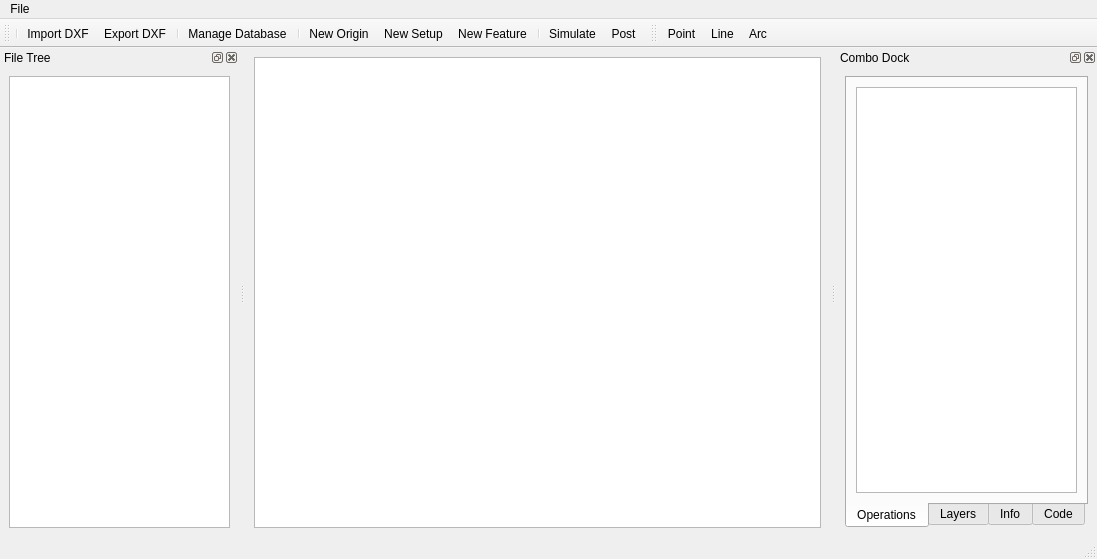
<?xml version="1.0" encoding="UTF-8"?>
<ui version="4.0">
 <class>MainWindow</class>
 <widget class="QMainWindow" name="MainWindow">
  <property name="geometry">
   <rect>
    <x>0</x>
    <y>0</y>
    <width>1097</width>
    <height>559</height>
   </rect>
  </property>
  <property name="windowTitle">
   <string>CAMOnion</string>
  </property>
  <widget class="QWidget" name="centralwidget">
   <layout class="QGridLayout" name="gridLayout_2">
    <item row="0" column="0">
     <widget class="CADGraphicsViewWithOverlay" name="graphicsView">
      <property name="sizePolicy">
       <sizepolicy hsizetype="MinimumExpanding" vsizetype="Expanding">
        <horstretch>0</horstretch>
        <verstretch>0</verstretch>
       </sizepolicy>
      </property>
      <property name="minimumSize">
       <size>
        <width>567</width>
        <height>0</height>
       </size>
      </property>
      <property name="maximumSize">
       <size>
        <width>16777215</width>
        <height>16777215</height>
       </size>
      </property>
     </widget>
    </item>
   </layout>
  </widget>
  <widget class="QMenuBar" name="menubar">
   <property name="geometry">
    <rect>
     <x>0</x>
     <y>0</y>
     <width>1097</width>
     <height>21</height>
    </rect>
   </property>
   <widget class="QMenu" name="menuFile">
    <property name="title">
     <string>File</string>
    </property>
    <addaction name="actionNew"/>
    <addaction name="actionOpen"/>
    <addaction name="actionSave"/>
    <addaction name="actionSave_as"/>
    <addaction name="separator"/>
   </widget>
   <addaction name="menuFile"/>
  </widget>
  <widget class="QDockWidget" name="dockWidget">
   <property name="sizePolicy">
    <sizepolicy hsizetype="Expanding" vsizetype="Expanding">
     <horstretch>0</horstretch>
     <verstretch>0</verstretch>
    </sizepolicy>
   </property>
   <property name="maximumSize">
    <size>
     <width>524287</width>
     <height>524287</height>
    </size>
   </property>
   <property name="baseSize">
    <size>
     <width>0</width>
     <height>0</height>
    </size>
   </property>
   <property name="windowTitle">
    <string>File Tree</string>
   </property>
   <attribute name="dockWidgetArea">
    <number>1</number>
   </attribute>
   <widget class="QWidget" name="dockWidgetContents">
    <layout class="QVBoxLayout" name="verticalLayout">
     <item>
      <widget class="QTreeView" name="treeView"/>
     </item>
    </layout>
   </widget>
  </widget>
  <widget class="QDockWidget" name="dockWidget_2">
   <property name="minimumSize">
    <size>
     <width>218</width>
     <height>205</height>
    </size>
   </property>
   <property name="maximumSize">
    <size>
     <width>524287</width>
     <height>524287</height>
    </size>
   </property>
   <property name="baseSize">
    <size>
     <width>0</width>
     <height>0</height>
    </size>
   </property>
   <property name="windowTitle">
    <string>Combo Dock</string>
   </property>
   <attribute name="dockWidgetArea">
    <number>2</number>
   </attribute>
   <widget class="QWidget" name="dockWidgetContents_2">
    <layout class="QVBoxLayout" name="verticalLayout_2">
     <item>
      <widget class="QTabWidget" name="tabWidget">
       <property name="tabPosition">
        <enum>QTabWidget::South</enum>
       </property>
       <property name="tabShape">
        <enum>QTabWidget::Rounded</enum>
       </property>
       <property name="currentIndex">
        <number>0</number>
       </property>
       <widget class="QWidget" name="tab">
        <attribute name="title">
         <string>Operations</string>
        </attribute>
        <layout class="QVBoxLayout" name="verticalLayout_3">
         <item>
          <widget class="QTableWidget" name="tableWidget">
           <property name="maximumSize">
            <size>
             <width>16777215</width>
             <height>16777215</height>
            </size>
           </property>
          </widget>
         </item>
        </layout>
       </widget>
       <widget class="QWidget" name="tab_4">
        <attribute name="title">
         <string>Layers</string>
        </attribute>
        <layout class="QVBoxLayout" name="verticalLayout_6">
         <item>
          <widget class="QListWidget" name="layers"/>
         </item>
        </layout>
       </widget>
       <widget class="QWidget" name="tab_2">
        <attribute name="title">
         <string>Info</string>
        </attribute>
        <layout class="QVBoxLayout" name="verticalLayout_4">
         <item>
          <widget class="QTextEdit" name="info"/>
         </item>
        </layout>
       </widget>
       <widget class="QWidget" name="tab_3">
        <attribute name="title">
         <string>Code</string>
        </attribute>
        <layout class="QVBoxLayout" name="verticalLayout_5">
         <item>
          <widget class="QTextEdit" name="textEdit"/>
         </item>
         <item>
          <widget class="QGroupBox" name="groupBox_2">
           <property name="title">
            <string/>
           </property>
           <layout class="QHBoxLayout" name="horizontalLayout">
            <item>
             <widget class="QPushButton" name="pushButton">
              <property name="text">
               <string>Save</string>
              </property>
             </widget>
            </item>
            <item>
             <widget class="QPushButton" name="pushButton_2">
              <property name="text">
               <string>Regen</string>
              </property>
             </widget>
            </item>
           </layout>
          </widget>
         </item>
        </layout>
       </widget>
      </widget>
     </item>
    </layout>
   </widget>
  </widget>
  <widget class="QToolBar" name="toolBar">
   <property name="windowTitle">
    <string>toolBar</string>
   </property>
   <attribute name="toolBarArea">
    <enum>TopToolBarArea</enum>
   </attribute>
   <attribute name="toolBarBreak">
    <bool>false</bool>
   </attribute>
   <addaction name="separator"/>
   <addaction name="actionImport_DXF"/>
   <addaction name="actionExport_DXF"/>
   <addaction name="separator"/>
   <addaction name="actionManage_Database"/>
   <addaction name="separator"/>
   <addaction name="actionNew_Origin"/>
   <addaction name="actionNew_Setup"/>
   <addaction name="actionNew_Feature"/>
   <addaction name="separator"/>
   <addaction name="actionSimulate"/>
   <addaction name="actionPost"/>
  </widget>
  <widget class="QStatusBar" name="statusbar"/>
  <widget class="QToolBar" name="drawing_toolbar">
   <property name="windowTitle">
    <string>toolBar_2</string>
   </property>
   <property name="allowedAreas">
    <set>Qt::AllToolBarAreas</set>
   </property>
   <property name="orientation">
    <enum>Qt::Horizontal</enum>
   </property>
   <attribute name="toolBarArea">
    <enum>TopToolBarArea</enum>
   </attribute>
   <attribute name="toolBarBreak">
    <bool>false</bool>
   </attribute>
   <addaction name="actionPoint"/>
   <addaction name="actionLine"/>
   <addaction name="actionArc"/>
  </widget>
  <action name="actionSet_Database">
   <property name="text">
    <string>Set Database</string>
   </property>
  </action>
  <action name="actionOpen">
   <property name="text">
    <string>Open</string>
   </property>
  </action>
  <action name="actionSave">
   <property name="text">
    <string>Save</string>
   </property>
  </action>
  <action name="actionNew">
   <property name="text">
    <string>New</string>
   </property>
  </action>
  <action name="actionTreedock">
   <property name="text">
    <string>Tree</string>
   </property>
  </action>
  <action name="actionOperations">
   <property name="text">
    <string>Operations</string>
   </property>
  </action>
  <action name="actionImport_DXF">
   <property name="text">
    <string>Import DXF</string>
   </property>
  </action>
  <action name="actionExport_DXF">
   <property name="text">
    <string>Export DXF</string>
   </property>
  </action>
  <action name="actionNew_Feature">
   <property name="text">
    <string>new Feature</string>
   </property>
   <property name="iconText">
    <string>New Feature</string>
   </property>
  </action>
  <action name="actionManage_Database">
   <property name="text">
    <string>Manage Database</string>
   </property>
  </action>
  <action name="actionNew_Setup">
   <property name="text">
    <string>New Setup</string>
   </property>
  </action>
  <action name="actionSimulate">
   <property name="text">
    <string>Simulate</string>
   </property>
  </action>
  <action name="actionPost">
   <property name="text">
    <string>Post</string>
   </property>
  </action>
  <action name="actionSQL_config">
   <property name="text">
    <string>SQL config</string>
   </property>
  </action>
  <action name="actionSQL_Setup">
   <property name="text">
    <string>SQL Setup</string>
   </property>
  </action>
  <action name="actionSave_as">
   <property name="text">
    <string>Save as...</string>
   </property>
  </action>
  <action name="actionPoint">
   <property name="text">
    <string>Point</string>
   </property>
  </action>
  <action name="actionLine">
   <property name="text">
    <string>Line</string>
   </property>
  </action>
  <action name="actionArc">
   <property name="text">
    <string>Arc</string>
   </property>
  </action>
  <action name="actionNew_Origin">
   <property name="text">
    <string>New Origin</string>
   </property>
  </action>
 </widget>
 <customwidgets>
  <customwidget>
   <class>CADGraphicsViewWithOverlay</class>
   <extends>QGraphicsView</extends>
   <header>CAMOnion.cadgraphicsview.h</header>
  </customwidget>
 </customwidgets>
 <resources/>
 <connections/>
</ui>
